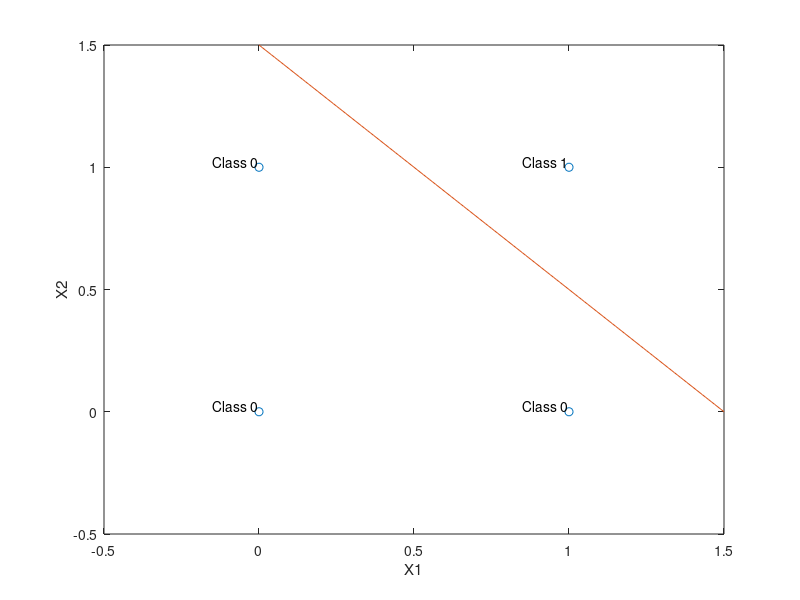
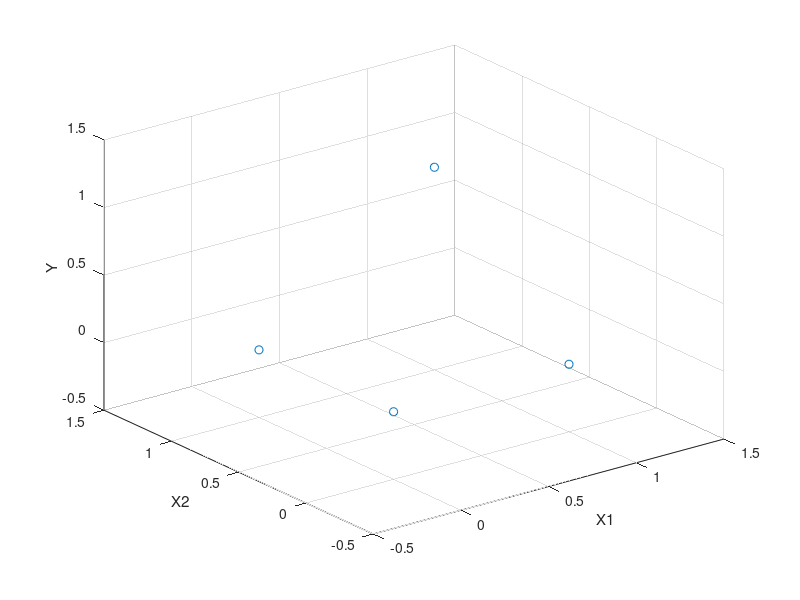

Write the MATLAB code that produced these figures, in order. (Note: this script raises an error after producing the figures.)
%% Section 1 - easy line
% define graph
pts1 = [0 0 1 1];
pts2 = [0 1 0 1];
labels = {'Class 0', 'Class 0', 'Class 0', 'Class 1'};
plot(pts1,pts2,'o');
text(pts1,pts2,labels,'VerticalAlignment','bottom','HorizontalAlignment','right');
lims = [-.5 1.5];
xlim(lims );
ylim(lims );
xlabel('X1'); ylabel('X2');
hold on;

% make line
f = @(x) -1*x + 1.5;
x = 0:.01:1.5;
y = f(x);
plot(x, y);

%% Section 2 - 3d plot
figure;
pts3 = [0 0 0 1];
pts = 0:.01:1;
scatter3(pts1, pts2, pts3);
xlim(lims); ylim(lims); zlim(lims);
xlabel('X1'); ylabel('X2'); zlabel('Y');

hold on;
% actual graph
f = @(x1, x2) 1.4*x1 + 1.4*x2 - 1.5;
[X,Y] = meshgrid(pts,pts);
Z = f(X, Y);

%surf(X,Y,Z);

%{
step function
figure;
x = -.5:.001:1;
f = @(x) x > 0;
plot(x, f(x));
xlabel('X1'); ylabel('step(x)');
ylim([-.5 1.5]);
%} 

Z = heaviside(f(X, Y));

surf(X,Y,Z);

%% Section 3

pts1 = [0 0 1 1];
pts2 = [0 1 0 1];
labels = {'Class 1', 'Class 0', 'Class 0', 'Class 1'};
plot(pts1,pts2,'o');
text(pts1,pts2,labels,'VerticalAlignment','bottom','HorizontalAlignment','right');
lims = [-.5 1.5];
xlim(lims );
ylim(lims );
xlabel('X1'); ylabel('X2');
hold on;

% make line
f1 = @(x) -1*x + 1.5;
x = -1.5:.01:1.5;
y = f1(x);
plot(x, y);


% make line
f2 = @(x) -1*x + .5;
y = f2(x);
plot(x, y);

%% section 4
figure;
pts3 = [1 0 0 1];
pts = 0:.01:1;
scatter3(pts1, pts2, pts3);
xlim(lims); ylim(lims); zlim(lims);
xlabel('X1'); ylabel('X2'); zlabel('Y');

hold on;
% actual graph
f1 = @(x1, x2) heaviside(1.4*x1 + 1.4*x2 - 1.8);
f2 = @(x1, x2) heaviside(-1.4*x1 -1.4*x2 + 1.1);
[X,Y] = meshgrid(pts,pts);
Z1 = f1(X, Y);
Z2 = f2(X, Y);

Z = Z1 + Z2;

surf(X,Y,Z);